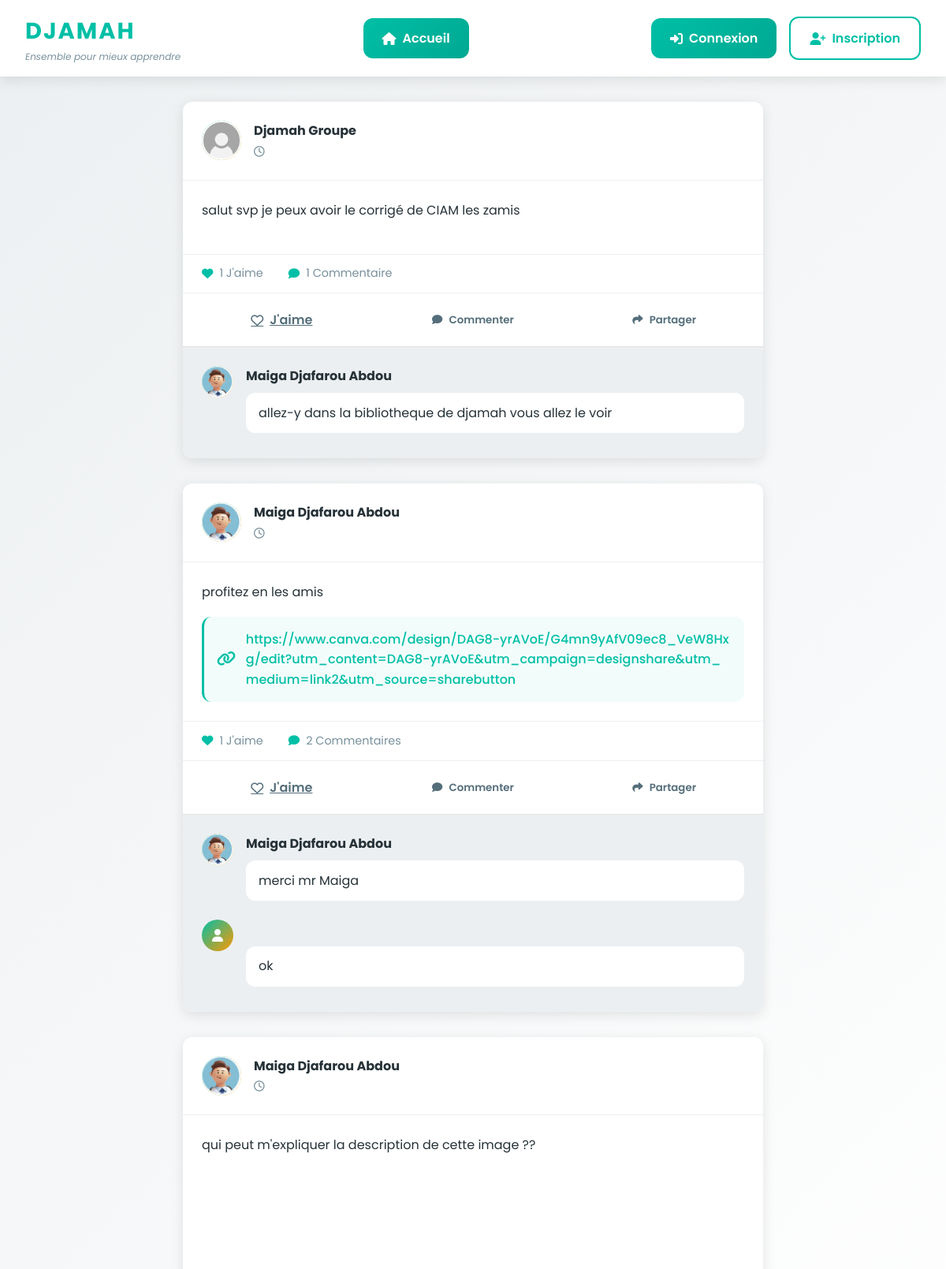
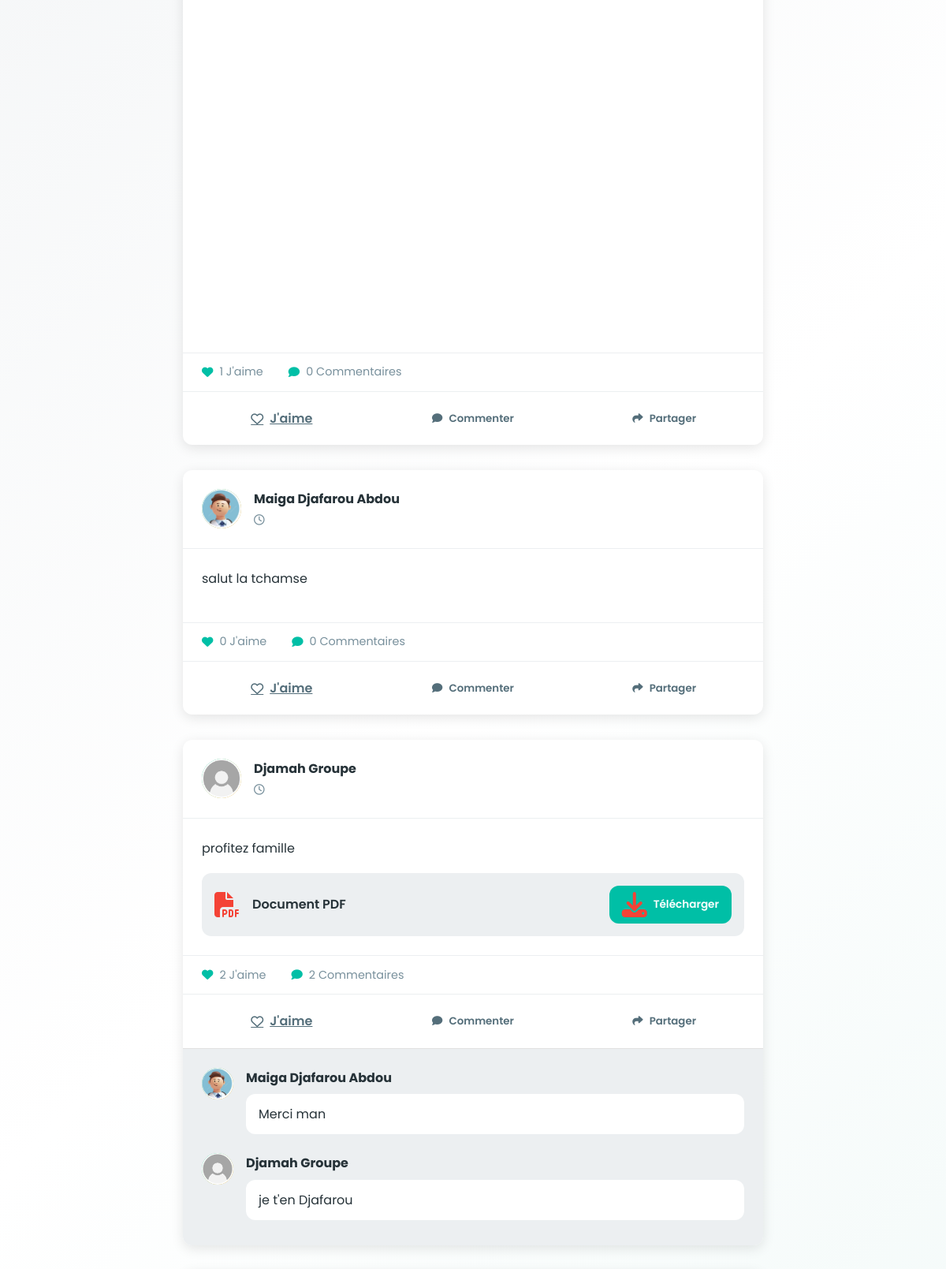
The page / (upper part) on the database its author committed (2 pictures, top to bottom).
### publications/models.py (models this page shows, shortened)
class Posts(models.Model):
    author = models.ForeignKey(User, on_delete=models.SET_NULL, null=True, related_name='posts')
    content = models.TextField(verbose_name="Contenu")
    image = models.ImageField(upload_to='post_images/', blank=True, null=True)
    pdf = models.FileField(upload_to='post_pdf/', blank=True, null=True)
    url = models.URLField(blank=True, null=True, verbose_name="Lien externe")
    slug = models.SlugField(max_length=60, blank=True)
    published = models.BooleanField(default=True)
    created_at = models.DateTimeField(auto_now_add=True)
    class Meta:
        ordering = ['-created_at']

class Comment(models.Model):
    user = models.ForeignKey(User, on_delete=models.CASCADE)
    post = models.ForeignKey(Posts, on_delete=models.CASCADE, related_name='comments')
    content = models.TextField(verbose_name="Commentaire")
    parent = models.ForeignKey('self', null=True, blank=True, related_name='replies', on_delete=models.CASCADE)
    created_at = models.DateTimeField(auto_now_add=True)
    class Meta:
        ordering = ['created_at']

### accounts/models.py (models this page shows, shortened)
class Profile(models.Model):
    user = models.OneToOneField(User, on_delete=models.CASCADE)
    bio = models.TextField(blank=True)
    avatar = models.ImageField(
        upload_to="profile_images",
        default='image.png',
        blank=True,
        null=True
    )
    ecole = models.CharField(max_length=200, blank=True)

class User(AbstractUser):
    username = None
    email = models.EmailField(unique=True)
    NIVEAU_STUDENT = [
        ('2ndeA', '2nde A'),
        ('2ndeC', '2nde C'),
        ('1ereA', '1ère A'),
        ('1ereC', '1ère C'),
        ('1ereD', '1ère D'),
        ('TleA', 'Terminale A'),
        ('TleC', 'Terminale C'),
        ('TleD', 'Terminale D'),
        ('L1_INFO', 'Licence 1 Informatique'),
        ('L2_INFO', 'Licence 2 Informatique'),
        ('L3_INFO', 'Licence 3 Informatique'),
    ]
    classe = models.CharField(
        max_length=20,
        choices=NIVEAU_STUDENT,
        blank=True
    )
    USERNAME_FIELD = 'email'
    REQUIRED_FIELDS = []
    objects = UserManager()

### publications/views.py (the view)
# urls.py: path('', views.home, name='home'),
def home(request):
    posts = Posts.objects.filter(published=True)
    return render(request, "index.html", {'posts': posts})

### accounts/templates/index.html (shortened to what this page needs)
{% load static %}
<!DOCTYPE html>
<html lang="fr">
<head>
    <link rel="stylesheet" href="https://cdnjs.cloudflare.com/ajax/libs/font-awesome/6.5.0/css/all.min.css">
    <link rel="stylesheet" href="{% static 'home.css' %}">
</head>
<body>
<header class="navbar">
    <div class="nav-container">
        <div class="logo">
            <h1>DJAMAH</h1>
            <p class="tagline">Ensemble pour mieux apprendre</p>
        </div>
        <nav class="nav-menu">
            <a href="{% url 'home' %}" class="nav-link active">
                <i class="fas fa-home"></i>
                <span>Accueil</span>
            </a>
        </nav>
        <div class="user-actions">
            {% if user.is_authenticated %}
            <div class="user-info">
                <div class="avatar-small">
                    {% if user.profile.avatar %}
                        <img src="{{ user.profile.avatar.url }}" alt="Avatar">
                    {% else %}
                        <i class="fas fa-user"></i>
                    {% endif %}
                </div>
                <span class="user-name">{{ user.first_name }} {{ user.last_name }}</span>
            </div>
            {% else %}
            <a href="{% url 'signin' %}" class="btn-primary">
                <i class="fas fa-sign-in-alt"></i> Connexion
            </a>
            <a href="{% url 'signup' %}" class="btn-secondary">
                <i class="fas fa-user-plus"></i> Inscription
            </a>
            {% endif %}
        </div>
    </div>
</header>
<main class="main-content">
    <div class="container">
        <div class="posts-feed">
            {% for post in posts %}
            <article class="post-card" data-post-id="{{ post.id }}">
                <div class="post-header">
                    <div class="post-author">
                        <div class="avatar-medium">
                            {% if post.author.profile.avatar %}
                                <img src="{{ post.author.profile.avatar.url }}" alt="{{ post.author.first_name }}">
                            {% else %}
                                <i class="fas fa-user"></i>
                            {% endif %}
                        </div>
                        <div class="author-info">
                            <h3 class="author-name">{{ post.author.first_name }} {{ post.author.last_name }}</h3>
                            <p class="post-time">
                                <i class="far fa-clock"></i> {{ post.date_posted|timesince }}
                            </p>
                        </div>
                    </div>
                </div>
                <div class="post-content">
                    <p class="post-text">{{ post.content }}</p>
                    {% if post.image %}
                    <div class="post-image">
                    </div>
                    {% endif %}
                    {% if post.pdf %}
                    <div class="post-attachment">
                        <i class="fas fa-file-pdf"></i>
                        <div class="attachment-info">
                            <span class="attachment-name">Document PDF</span>
                            <a href="{{ post.pdf.url }}" target="_blank" class="btn-download">
                                <i class="fas fa-download"></i> Télécharger
                            </a>
                        </div>
                    </div>
                    {% endif %}
                    {% if post.url %}
                    <div class="post-link">
                        <i class="fas fa-link"></i>
                        <a href="{{ post.url }}" target="_blank" rel="noopener">{{ post.url }}</a>
                    </div>
                    {% endif %}
                </div>
                <div class="post-stats">
                    <span class="stat-item">
                        <i class="fas fa-heart"></i> {{ post.likes.count }} J'aime
                    </span>
                    <span class="stat-item">
                        <i class="fas fa-comment"></i> {{ post.comments.count }} Commentaire{{ post.comments.count|pluralize }}
                    </span>
                </div>
                <div class="post-actions">
                    {% if user.is_authenticated %}
                    <form method="POST" action="{% url 'create_likes' post.id %}" class="action-form">
                        {% csrf_token %}
                        <button
    class="btn-action {% if post.id in liked_posts %}liked{% endif %}">
    ❤️
</button>
                            <i class="fas fa-heart"></i>
                            <span>J'aime</span>
                        </button>
                    </form>
                    {% else %}
                    <a href="{% url 'signin' %}" class="btn-action">
                        <i class="far fa-heart"></i>
                        <span>J'aime</span>
                    </a>
                    {% endif %}
                    <button class="btn-action btn-toggle-comments" data-post="{{ post.id }}">
                        <i class="fas fa-comment"></i>
                        <span>Commenter</span>
                    </button>
                    <button class="btn-action">
                        <i class="fas fa-share"></i>
                        <span>Partager</span>
                    </button>
                </div>
                <div class="comments-section" id="comments-{{ post.id }}">
                    <div class="comments-list">
                        {% for comment in post.comments.all %}
                            {% if not comment.parents %}
                            <div class="comment-item">
                                <div class="comment-avatar">
                                    {% if comment.user.profile.avatar %}
                                        <img src="{{ comment.user.profile.avatar.url }}" alt="{{ comment.user.first_name }}">
                                    {% else %}
                                        <i class="fas fa-user"></i>
                                    {% endif %}
                                </div>
                                <div class="comment-content">
                                    <div class="comment-header">
                                        <span class="comment-author">{{ comment.user.first_name }} {{ comment.user.last_name }}</span>
                                    </div>
                                    <p class="comment-text">{{ comment.content }}</p>
                                </div>
                            </div>
                            {% endif %}
                        {% endfor %}
                    </div>
                </div>
            </article>
            {% endfor %}
        </div>
    </div>
</main>
</body>
</html>

### rows shown on the page
Posts: author.profile.avatar (picture), author.first_name "Djamah", author.last_name "Groupe", content "salut svp je peux avoir le corrigé de CIAM les zamis", likes.count "1", comments.count "1"
Comment: user.profile.avatar (picture), user.first_name "Maiga", user.last_name "Djafarou Abdou", content "allez-y dans la bibliotheque de djamah vous allez le voir"
Posts: author.profile.avatar (picture), author.first_name "Maiga", author.last_name "Djafarou Abdou", content "profitez en les amis", url "https://www.canva.com/design/DAG8-yrAVoE/G4mn9yAfV09ec8_VeW8Hxg/edit?utm_content=DAG8-yrAVoE&utm_campaign=designshare&utm_medium=link2&utm_source=sharebutton", likes.count "1", comments.count "2"
Comment: user.profile.avatar (picture), user.first_name "Maiga", user.last_name "Djafarou Abdou", content "merci mr Maiga"
Comment: content "ok"
Posts: author.profile.avatar (picture), author.first_name "Maiga", author.last_name "Djafarou Abdou", content "qui peut m'expliquer la description de cette image ??", likes.count "1", comments.count "0"
Posts: author.profile.avatar (picture), author.first_name "Maiga", author.last_name "Djafarou Abdou", content "salut la tchamse", likes.count "0", comments.count "0"
Posts: author.profile.avatar (picture), author.first_name "Djamah", author.last_name "Groupe", content "profitez famille", likes.count "2", comments.count "2"
Comment: user.profile.avatar (picture), user.first_name "Maiga", user.last_name "Djafarou Abdou", content "Merci man"
Comment: user.profile.avatar (picture), user.first_name "Djamah", user.last_name "Groupe", content "je t'en Djafarou"
